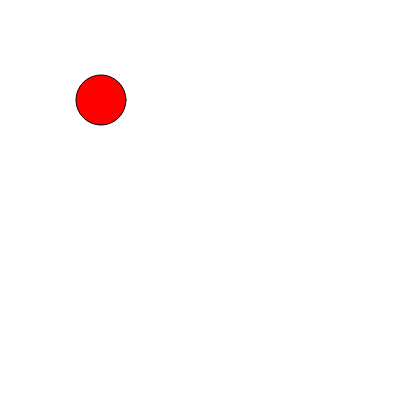
Frame 1 (no input)
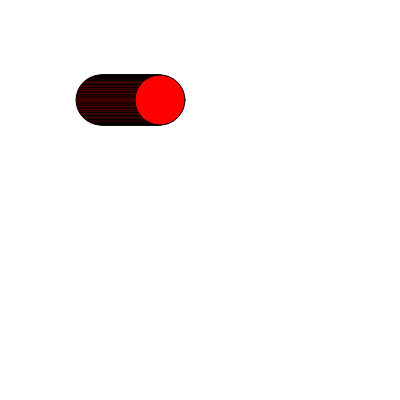
Frame 60 (no input)
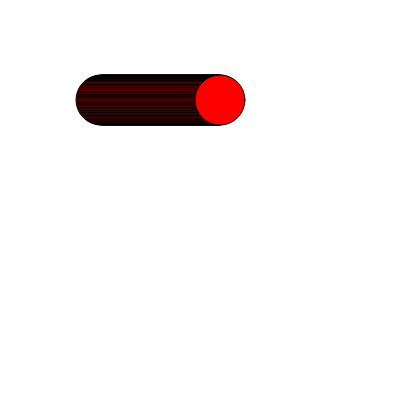
Frame 120 (the mouse pressed at the canvas centre since frame 60)

The p5.js sketch that drew these frames (run headless with seeded random() and noise() and a simulated clock; from frame 60 on, the mouse is pressed at the canvas centre):

// p5.js sketch
// ── sketch.js
let x = 100;

function setup() {
  createCanvas(400, 400);
  fill(255, 0, 0);
  frameRate(60);
}

function draw() {
  x++;
  ellipse(x, 100, 50, 50);
}
